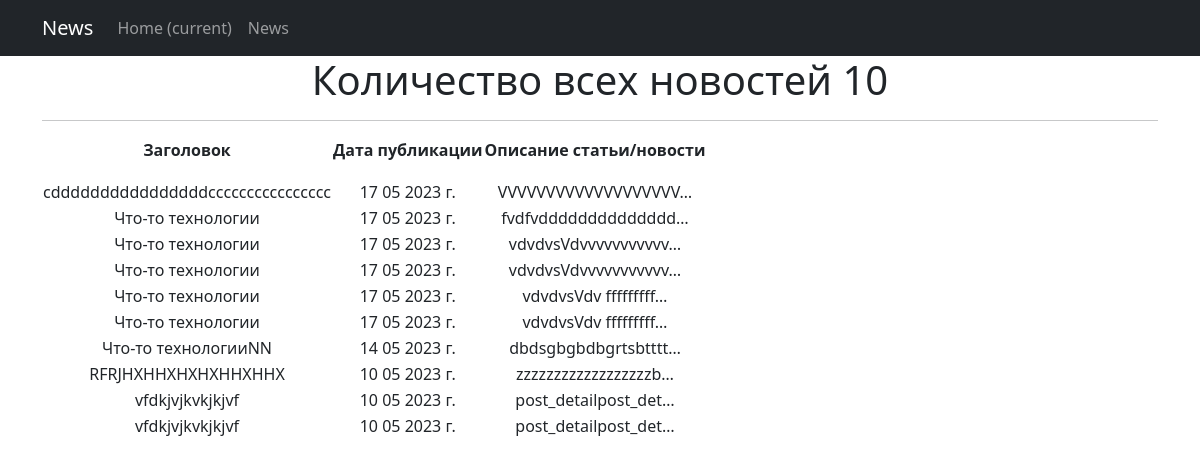
The page / on the database its author committed.
### news/models.py (models this page shows, shortened)
class Post(models.Model):
    category_type = models.CharField(max_length=2, choices=POSITIONS,
                                     default=article)  # поле с выбором — «статья» или «новость»;ok
    author = models.ForeignKey(Author, on_delete=models.CASCADE)  # связь «один ко многим» с моделью Author;ok
    data_creations = models.DateTimeField(auto_now_add=True)  # автоматически добавляемая дата и время создания;ok
    post_category = models.ManyToManyField(Category,
                                           through='PostCategory')  # связь «многие ко многим» с моделью Category (с дополнительной моделью PostCategory);ok
    title = models.CharField(max_length=128)  # заголовок статьи/новости;ok
    text = models.TextField()  # текст статьи/новости;ok
    rating = models.SmallIntegerField(default=0)  # рейтинг статьи/новости.ok

### news/views.py (the view)
# urls.py: path('', PostList.as_view(), name='post_list'),#
class PostList(ListView):
    model = Post
    queryset = Post.objects.order_by('-data_creations')
    ordering = '-data_creations'
    template_name = 'news.html'
    context_object_name = 'news'
    paginate_by = 10
    def get_queryset(self):
        queryset = super().get_queryset()
        self.filterset = PostFilter(self.request.GET, queryset)
        return self.filterset.qs
    def get_context_data(self, **kwargs):
        context = super().get_context_data(**kwargs)
        context['filterset'] = self.filterset
        return context

### news/templatetags/custom_filters.py (called while the page is built)
@register.filter(name='year')
def year(value):
    return f'{value} г.'

### news/templatetags/filter_cencor.py (called while the page is built)
@register.filter(name='cencor')
def cencor(value):
    for i in stop_words:
        value = value.replace(i.lower(), '*')
    return value

### templates/news.html (shortened to what this page needs)
{% extends 'flatpages/default.html' %}
{% load custom_filters %}
{% load filter_cencor %}
{% block content %}
    <h1>Количество всех новостей {{ news|length }}</h1>
    <hr>
    {% if news %}
    <table>
        <tr>
            <td><p><strong>Заголовок</strong></p></td>
            <td><p><strong>Дата публикации</strong></p></td>
            <td><p><strong>Описание статьи/новости</strong></p></td>
        </tr>
        {% for newss in news %}
        <tr>
            <td>{{ newss.title|cencor }}</td>
            <td>{{ newss.data_creations|date:'d m Y'|year }}</td>
            <td>{{ newss.text|truncatechars:20|cencor }}</td>
         </tr>
        {% endfor %}
    {% else %}
    <h2>Новостей нет</h2>
    {% endif %}
{% endblock content %}

### rows shown on the page
Post: title|cencor "cddddddddddddddddcccccccccccccccc", data_creations|year "17 05 2023 г.", text|cencor "VVVVVVVVVVVVVVVVVVV…"
Post: title|cencor "Что-то технологии", data_creations|year "17 05 2023 г.", text|cencor "fvdfvdddddddddddddd…"
Post: title|cencor "Что-то технологии", data_creations|year "17 05 2023 г.", text|cencor "vdvdvsVdvvvvvvvvvvv…"
Post: title|cencor "Что-то технологии", data_creations|year "17 05 2023 г.", text|cencor "vdvdvsVdvvvvvvvvvvv…"
Post: title|cencor "Что-то технологии", data_creations|year "17 05 2023 г.", text|cencor "vdvdvsVdv fffffffff…"
Post: title|cencor "Что-то технологии", data_creations|year "17 05 2023 г.", text|cencor "vdvdvsVdv fffffffff…"
Post: title|cencor "Что-то технологииNN", data_creations|year "14 05 2023 г.", text|cencor "dbdsgbgbdbgrtsbtttt…"
Post: title|cencor "RFRJHXHHXHXHXHHXHHX", data_creations|year "10 05 2023 г.", text|cencor "zzzzzzzzzzzzzzzzzzb…"
Post: title|cencor "vfdkjvjkvkjkjvf", data_creations|year "10 05 2023 г.", text|cencor "post_detailpost_det…"
Post: title|cencor "vfdkjvjkvkjkjvf", data_creations|year "10 05 2023 г.", text|cencor "post_detailpost_det…"

### other values the page prints
{{ news|length }} "10"
